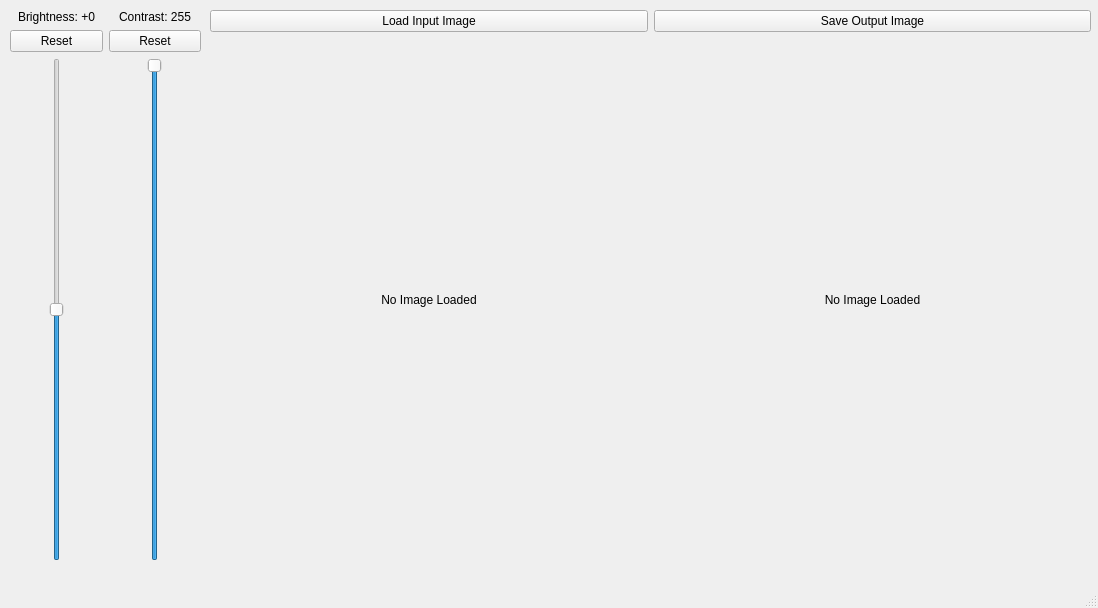
<?xml version="1.0" encoding="UTF-8"?>
<ui version="4.0">
 <class>MainWindow</class>
 <widget class="QMainWindow" name="MainWindow">
  <property name="geometry">
   <rect>
    <x>0</x>
    <y>0</y>
    <width>1098</width>
    <height>608</height>
   </rect>
  </property>
  <property name="windowTitle">
   <string>MainWindow</string>
  </property>
  <widget class="QWidget" name="centralwidget">
   <widget class="QWidget" name="horizontalLayoutWidget_2">
    <property name="geometry">
     <rect>
      <x>10</x>
      <y>10</y>
      <width>191</width>
      <height>551</height>
     </rect>
    </property>
    <layout class="QHBoxLayout" name="horizontalLayout_4">
     <item>
      <layout class="QVBoxLayout" name="verticalLayout_2">
       <item alignment="Qt::AlignHCenter">
        <widget class="QLabel" name="label_brightness">
         <property name="text">
          <string>Brightness: +0</string>
         </property>
        </widget>
       </item>
       <item>
        <widget class="QPushButton" name="pushButton_brightness">
         <property name="text">
          <string>Reset</string>
         </property>
        </widget>
       </item>
       <item alignment="Qt::AlignHCenter">
        <widget class="QSlider" name="verticalSlider_brightness">
         <property name="minimum">
          <number>-100</number>
         </property>
         <property name="maximum">
          <number>100</number>
         </property>
         <property name="orientation">
          <enum>Qt::Vertical</enum>
         </property>
        </widget>
       </item>
      </layout>
     </item>
     <item>
      <layout class="QVBoxLayout" name="verticalLayout_6">
       <item alignment="Qt::AlignHCenter">
        <widget class="QLabel" name="label_contrast">
         <property name="text">
          <string>Contrast: 255</string>
         </property>
        </widget>
       </item>
       <item>
        <widget class="QPushButton" name="pushButton_contrast">
         <property name="text">
          <string>Reset</string>
         </property>
        </widget>
       </item>
       <item alignment="Qt::AlignHCenter">
        <widget class="QSlider" name="verticalSlider_contrast">
         <property name="minimum">
          <number>0</number>
         </property>
         <property name="maximum">
          <number>255</number>
         </property>
         <property name="value">
          <number>255</number>
         </property>
         <property name="sliderPosition">
          <number>255</number>
         </property>
         <property name="orientation">
          <enum>Qt::Vertical</enum>
         </property>
        </widget>
       </item>
      </layout>
     </item>
    </layout>
   </widget>
   <widget class="QWidget" name="gridLayoutWidget">
    <property name="geometry">
     <rect>
      <x>210</x>
      <y>10</y>
      <width>881</width>
      <height>551</height>
     </rect>
    </property>
    <layout class="QGridLayout" name="gridLayout">
     <item row="0" column="0">
      <widget class="QPushButton" name="pushButton_Load">
       <property name="text">
        <string>Load Input Image</string>
       </property>
      </widget>
     </item>
     <item row="0" column="1">
      <widget class="QPushButton" name="pushButton_Save">
       <property name="text">
        <string>Save Output Image</string>
       </property>
      </widget>
     </item>
     <item row="1" column="0">
      <widget class="QLabel" name="label_input">
       <property name="text">
        <string>No Image Loaded</string>
       </property>
       <property name="alignment">
        <set>Qt::AlignCenter</set>
       </property>
      </widget>
     </item>
     <item row="1" column="1">
      <widget class="QLabel" name="label_output">
       <property name="text">
        <string>No Image Loaded</string>
       </property>
       <property name="alignment">
        <set>Qt::AlignCenter</set>
       </property>
      </widget>
     </item>
    </layout>
   </widget>
  </widget>
  <widget class="QMenuBar" name="menubar">
   <property name="geometry">
    <rect>
     <x>0</x>
     <y>0</y>
     <width>1098</width>
     <height>20</height>
    </rect>
   </property>
  </widget>
  <widget class="QStatusBar" name="statusbar"/>
 </widget>
 <resources/>
 <connections/>
</ui>
